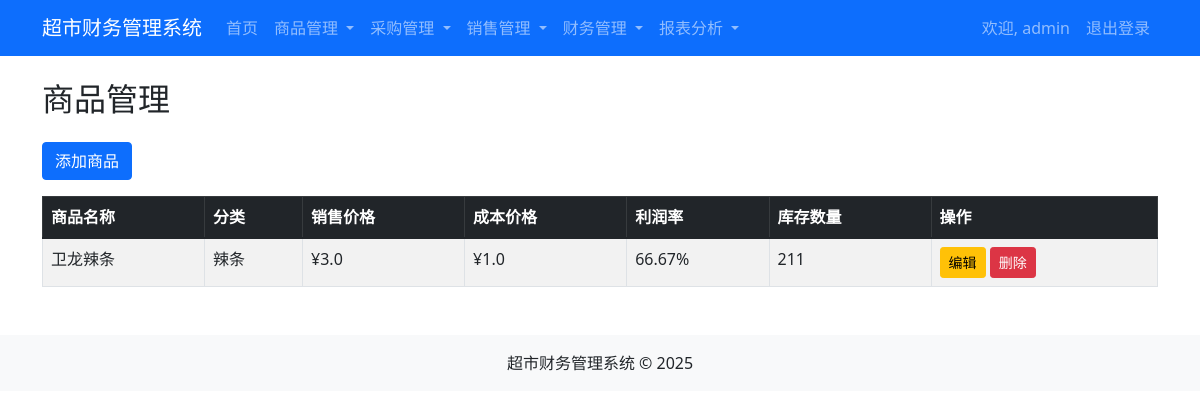
The page /products (signed in) on the database its author committed.
### app.py (models this page shows, shortened)
class User(db.Model, UserMixin):
    id = db.Column(db.Integer, primary_key=True)
    username = db.Column(db.String(20), unique=True, nullable=False)
    email = db.Column(db.String(120), unique=True, nullable=False)
    password = db.Column(db.String(60), nullable=False)
    role = db.Column(db.String(20), nullable=False, default='user')

class Product(db.Model):
    id = db.Column(db.Integer, primary_key=True)
    name = db.Column(db.String(100), nullable=False)
    category = db.Column(db.String(50), nullable=False)
    price = db.Column(db.Float, nullable=False)
    cost_price = db.Column(db.Float, nullable=False)

class Inventory(db.Model):
    id = db.Column(db.Integer, primary_key=True)
    product_id = db.Column(db.Integer, db.ForeignKey('product.id'), nullable=False)
    quantity = db.Column(db.Integer, nullable=False)
    last_updated = db.Column(db.DateTime, nullable=False, default=datetime.utcnow)
    product = db.relationship('Product', backref=db.backref('inventory', lazy=True, uselist=False))

### app.py (the view)
@app.route("/products")
@login_required
def product_list():
    products = Product.query.all()
    return render_template('product_list.html', products=products)

### app.py (called while the page is built)
@login_manager.user_loader
def load_user(user_id):
    return User.query.get(int(user_id))

### templates/product_list.html (shortened to what this page needs)
{% extends 'base.html' %}
{% block content %}
<div class="row">
    <div class="col-md-12">
        <h2 class="mb-4">商品管理</h2>
        <a href="{{ url_for('add_product') }}" class="btn btn-primary mb-3">添加商品</a>
        <div class="table-responsive">
            <table class="table table-striped table-bordered">
                <thead class="table-dark">
                    <tr>
                        <th>商品名称</th>
                        <th>分类</th>
                        <th>销售价格</th>
                        <th>成本价格</th>
                        <th>利润率</th>
                        <th>库存数量</th>
                        <th>操作</th>
                    </tr>
                </thead>
                <tbody>
                    {% for product in products %}
                    <tr>
                        <td>{{ product.name }}</td>
                        <td>{{ product.category }}</td>
                        <td>¥{{ product.price }}</td>
                        <td>¥{{ product.cost_price }}</td>
                        <td>
                            {% set profit_margin = ((product.price - product.cost_price) / product.price * 100) | round(2) %}
                            {{ profit_margin }}%
                        </td>
                        <td>
                            {% if product.inventory %}
                                {{ product.inventory.quantity }}
                            {% else %}
                                0
                            {% endif %}
                        </td>
                        <td>
                            <a href="{{ url_for('update_product', product_id=product.id) }}" class="btn btn-sm btn-warning">编辑</a>
                            <form action="{{ url_for('delete_product', product_id=product.id) }}" method="POST" style="display: inline;">
                                <button type="submit" class="btn btn-sm btn-danger" onclick="return confirm('确定要删除该商品吗？')">删除</button>
                            </form>
                        </td>
                    </tr>
                    {% endfor %}
                </tbody>
            </table>
        </div>
    </div>
</div>
{% endblock %}

### templates/base.html (shortened to what this page needs)
<!DOCTYPE html>
<html lang="zh-CN">
<head>
    <link rel="stylesheet" href="https://cdn.jsdelivr.net/npm/bootstrap@5.1.3/dist/css/bootstrap.min.css">
    <link rel="stylesheet" href="{{ url_for('static', filename='style.css') }}">
</head>
<body>
    <nav class="navbar navbar-expand-lg navbar-dark bg-primary">
        <div class="container">
            <a class="navbar-brand" href="{{ url_for('home') }}">超市财务管理系统</a>
            <div class="collapse navbar-collapse" id="navbarNav">
                {% if current_user.is_authenticated %}
                <ul class="navbar-nav">
                    <li class="nav-item">
                        <a class="nav-link" href="{{ url_for('home') }}">首页</a>
                    </li>
                    <li class="nav-item dropdown">
                        <a class="nav-link dropdown-toggle" href="#" id="productDropdown" role="button" data-bs-toggle="dropdown" aria-expanded="false">
                            商品管理
                        </a>
                    </li>
                    <li class="nav-item dropdown">
                        <a class="nav-link dropdown-toggle" href="#" id="purchaseDropdown" role="button" data-bs-toggle="dropdown" aria-expanded="false">
                            采购管理
                        </a>
                    </li>
                    <li class="nav-item dropdown">
                        <a class="nav-link dropdown-toggle" href="#" id="saleDropdown" role="button" data-bs-toggle="dropdown" aria-expanded="false">
                            销售管理
                        </a>
                    </li>
                    <li class="nav-item dropdown">
                        <a class="nav-link dropdown-toggle" href="#" id="financeDropdown" role="button" data-bs-toggle="dropdown" aria-expanded="false">
                            财务管理
                        </a>
                    </li>
                    <li class="nav-item dropdown">
                        <a class="nav-link dropdown-toggle" href="#" id="reportDropdown" role="button" data-bs-toggle="dropdown" aria-expanded="false">
                            报表分析
                        </a>
                    </li>
                </ul>
                <ul class="navbar-nav ms-auto">
                    <li class="nav-item">
                        <span class="nav-link">欢迎, {{ current_user.username }}</span>
                    </li>
                    <li class="nav-item">
                        <a class="nav-link" href="{{ url_for('logout') }}">退出登录</a>
                    </li>
                </ul>
                {% endif %}
            </div>
        </div>
    </nav>
    <main class="container mt-4">
        {% block content %}
        {% endblock %}
    </main>
    <footer class="bg-light text-center py-3 mt-5">
        <div class="container">
            <p class="mb-0">超市财务管理系统 &copy; 2025</p>
        </div>
    </footer>
</body>
</html>

### static/style.css (style rules this page uses)
.table { margin-bottom: 0; }

### rows shown on the page
User: username "admin"
Product: name "卫龙辣条", category "辣条", price "3.0", cost_price "1.0", profit_margin "66.67", inventory.quantity "211"
